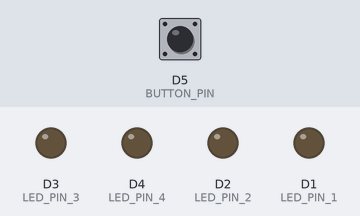
This sketch was run on a simulated ESP8266 (NodeMCU). Shown: output pins drawn as LEDs (lit = HIGH). Dashed ring = blinking. The inputs (shaded band) are chosen by the test bench; at power-on: D5 (BUTTON_PIN) HIGH.

Above: at 1.2 s.
1.3 s: D5 (BUTTON_PIN) pulled LOW for 0.15 s
At 1.6 s:
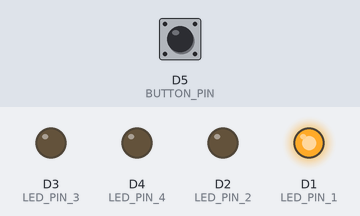
At 2.7 s:
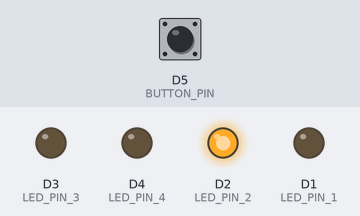
4.4 s: D5 (BUTTON_PIN) pulsed LOW 5 times (0.12 s each, 0.3 s apart)
At 6.9 s:
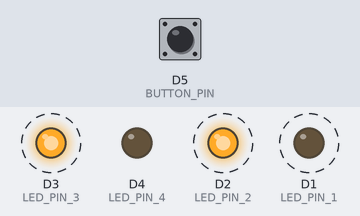
Timing chart, 0 to 10.6 s (numbered marks = the images above; inputs shaded):
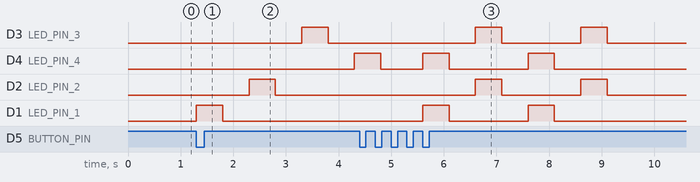

The sketch:

VariasiLEDDenganButton.ino
```cpp
#define LED_PIN_1 D1 // Definisikan pin LED pertama
#define LED_PIN_2 D2 // Definisikan pin LED kedua
#define LED_PIN_3 D3 // Definisikan pin LED ketiga
#define LED_PIN_4 D4 // Definisikan pin LED keempat
#define BUTTON_PIN D5 // Definisikan pin tombol
#define DELAY_TIME 500 // Waktu tunda antara perubahan keadaan LED (dalam milidetik)

int ledVariation = 1; // Variasi LED saat ini
bool buttonState = false; // Status tombol sebelumnya

void setup() {
  pinMode(LED_PIN_1, OUTPUT); // Set pin LED pertama sebagai output
  pinMode(LED_PIN_2, OUTPUT); // Set pin LED kedua sebagai output
  pinMode(LED_PIN_3, OUTPUT); // Set pin LED ketiga sebagai output
  pinMode(LED_PIN_4, OUTPUT); // Set pin LED keempat sebagai output
  pinMode(BUTTON_PIN, INPUT_PULLUP); // Set pin tombol sebagai input dengan pull-up resistor
}

void loop() {
  // Baca status tombol
  bool currentState = digitalRead(BUTTON_PIN);

  // Jika tombol ditekan dan sebelumnya tidak ditekan
  if (currentState == LOW && buttonState == HIGH) {
    // Geser ke variasi LED berikutnya
    ledVariation = (ledVariation % 2) + 1;
    // Memainkan variasi LED yang dipilih
    playLEDVariation(ledVariation);
  }

  // Simpan status tombol untuk iterasi berikutnya
  buttonState = currentState;
}

// Fungsi untuk memainkan variasi LED yang dipilih
void playLEDVariation(int variation) {
  // Matikan semua LED
  digitalWrite(LED_PIN_1, LOW);
  digitalWrite(LED_PIN_2, LOW);
  digitalWrite(LED_PIN_3, LOW);
  digitalWrite(LED_PIN_4, LOW);

  // Nyalakan LED sesuai variasi
  switch(variation) {
    case 1:
      // Bolak-balik
      for (int i = 0; i < 2; i++) {
        digitalWrite(LED_PIN_1, HIGH);
        digitalWrite(LED_PIN_4, HIGH);
        delay(DELAY_TIME);
        digitalWrite(LED_PIN_1, LOW);
        digitalWrite(LED_PIN_4, LOW);
        delay(DELAY_TIME);
        digitalWrite(LED_PIN_2, HIGH);
        digitalWrite(LED_PIN_3, HIGH);
        delay(DELAY_TIME);
        digitalWrite(LED_PIN_2, LOW);
        digitalWrite(LED_PIN_3, LOW);
        delay(DELAY_TIME);
      }
      break;
    case 2:
      // Berurutan
      for (int i = 0; i < 4; i++) {
        digitalWrite(getLEDPin(i+1), HIGH);
        delay(DELAY_TIME);
        digitalWrite(getLEDPin(i+1), LOW);
        delay(DELAY_TIME);
      }
      break;
  }
}

int getLEDPin(int index) {
  switch(index) {
    case 1:
      return LED_PIN_1;
    case 2:
      return LED_PIN_2;
    case 3:
      return LED_PIN_3;
    case 4:
      return LED_PIN_4;
    default:
      return -1;
  }
}
```

Measured:
- after the input at 1.3 s, D3 (LED_PIN_3): LOW → HIGH after 2.0 s, → LOW 0.50 s later; D4 (LED_PIN_4): LOW → HIGH after 3.0 s; D2 (LED_PIN_2): LOW → HIGH after 1.0 s, → LOW 0.50 s later; D1 (LED_PIN_1): LOW → HIGH at once, → LOW 0.50 s later
- after the input at 4.4 s, D3 (LED_PIN_3), D2 (LED_PIN_2): alternates HIGH for 0.50 s and LOW for 1.5 s, 4 changes in all, then stays LOW, starting after 2.2 s; D1 (LED_PIN_1): alternates HIGH for 0.50 s and LOW for 1.5 s, 4 changes in all, then stays LOW, starting after 1.2 s
